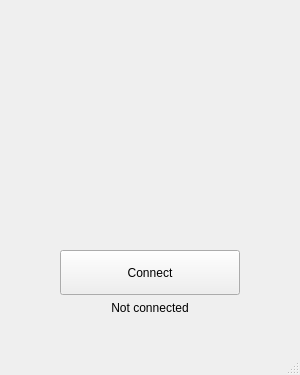
<?xml version="1.0" encoding="UTF-8"?>
<ui version="4.0">
 <class>MainWindow</class>
 <widget class="QMainWindow" name="MainWindow">
  <property name="geometry">
   <rect>
    <x>0</x>
    <y>0</y>
    <width>300</width>
    <height>375</height>
   </rect>
  </property>
  <property name="windowTitle">
   <string>MainWindow</string>
  </property>
  <widget class="QWidget" name="centralwidget">
   <widget class="QPushButton" name="connect_button">
    <property name="geometry">
     <rect>
      <x>60</x>
      <y>250</y>
      <width>180</width>
      <height>45</height>
     </rect>
    </property>
    <property name="text">
     <string>Connect</string>
    </property>
   </widget>
   <widget class="QLabel" name="status_label">
    <property name="geometry">
     <rect>
      <x>90</x>
      <y>300</y>
      <width>120</width>
      <height>16</height>
     </rect>
    </property>
    <property name="text">
     <string>Not connected</string>
    </property>
    <property name="alignment">
     <set>Qt::AlignCenter</set>
    </property>
   </widget>
  </widget>
  <widget class="QMenuBar" name="menubar">
   <property name="geometry">
    <rect>
     <x>0</x>
     <y>0</y>
     <width>300</width>
     <height>26</height>
    </rect>
   </property>
  </widget>
  <widget class="QStatusBar" name="statusbar"/>
 </widget>
 <resources/>
 <connections/>
</ui>
